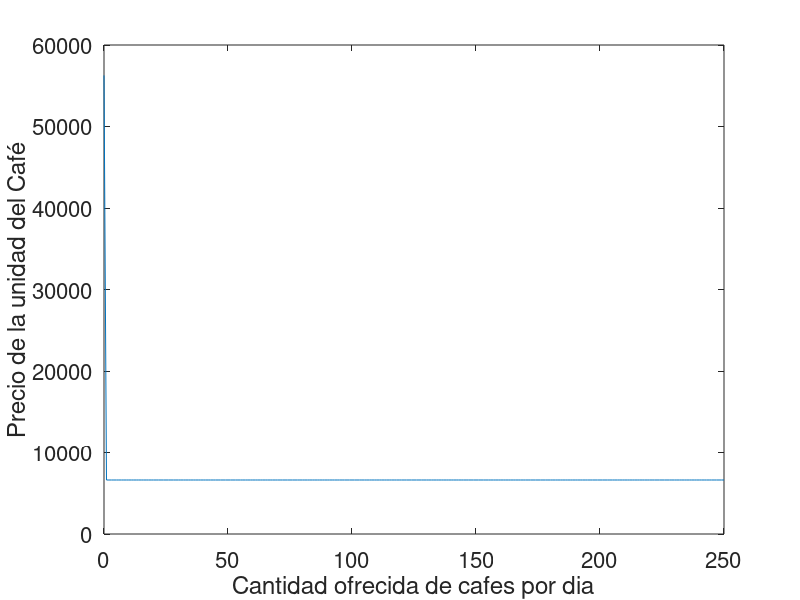

Source code (MATLAB):
function graficas_economia
  Q=0:1:250;
  GramosDeCafe=0:32:8000;
  CF=(50000+6267.745)*ones(1,length(Q));
  CostoDeCadaCafe = (5700/30)+24.5*(24033/500)+3050;
  CV = ones(1,length(Q))*1.5*CostoDeCadaCafe;

  CT = CF + CV.*Q;
  #CM=CT./Q;
  CM=zeros(1,length(Q));
  CM(1)=CT(1);
  for i=1:length(Q)-1
    CM(i+1) = CT(i+1)-CT(i);
  endfor
  plot(Q,CM);
  xlabel("Cantidad ofrecida de cafes por dia");
  ylabel("Precio de la unidad del Café");

  % Obtener el handle del objeto de texto del xlabel
xlabel_handle = get(gca, 'xlabel');

% Establecer el nuevo tamaño de fuente para xlabel
set(xlabel_handle, 'FontSize', 18); % Cambia al tamaño que desees

% Obtener el handle del objeto de texto del ylabel
ylabel_handle = get(gca, 'ylabel');

% Establecer el nuevo tamaño de fuente para ylabel
set(ylabel_handle, 'FontSize', 18); % Cambia al tamaño que desees

% Obtener el handle de los ejes actuales
axes_handle = gca;

% Establecer el nuevo tamaño de fuente para las etiquetas de los ejes (los números)
set(axes_handle, 'FontSize', 16); % Cambia al tamaño que desees
endfunction
